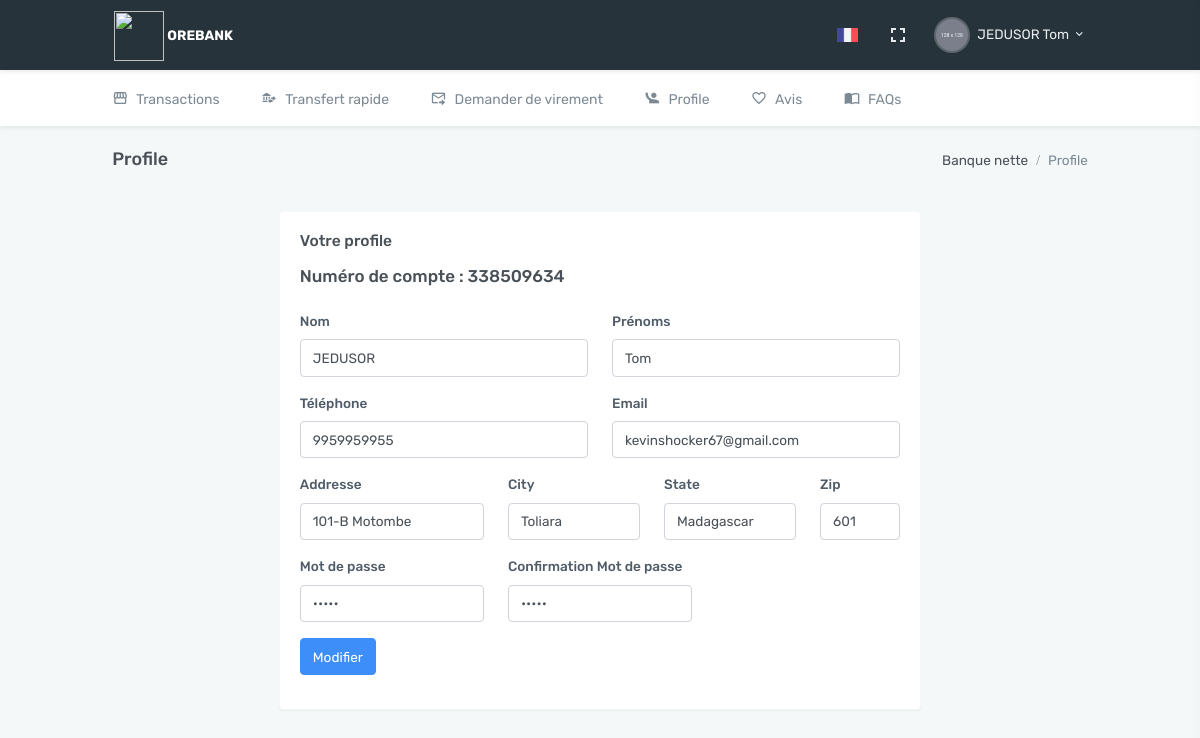
The page /site/dist/profile.php (signed in) on the database its author committed.
### tables this page shows
CREATE TABLE `tbl_customer` (
  `account_no` int(9) NOT NULL,
  `full_name` char(100) NOT NULL,
  `gender` char(10) NOT NULL,
  `birth_date` date NOT NULL,
  `mobile` char(15) NOT NULL,
  `email` char(100) NOT NULL
);

CREATE TABLE `tbl_address` (
  `account_no` int(9) NOT NULL,
  `home_address` varchar(100) NOT NULL,
  `city` char(25) NOT NULL,
  `state` char(25) NOT NULL,
  `pincode` int(6) NOT NULL
);

CREATE TABLE `tbl_account` (
  `account_no` int(9) NOT NULL,
  `username` char(25) NOT NULL,
  `password` char(25) NOT NULL
);

### site/dist/profile.php (the view, shortened to what this page needs)
<?php
    include('connect.php');
    if(isset($_SESSION["s_account_no"]) && isset($_SESSION['s_login']))
    {
        $Account_no = $_SESSION["s_account_no"];
        $query_customer = "SELECT * FROM tbl_customer WHERE account_no='$Account_no'";
        $result_customer = mysqli_query($con, $query_customer);
        $row_customer = mysqli_fetch_array($result_customer);
        $first_name = strtok($row_customer['full_name'], " ");
        $full_name_arr = explode(' ',trim($row_customer['full_name']));
        $last_name = $full_name_arr[1];
        $query_address = "SELECT * FROM tbl_address WHERE account_no = $Account_no";
        $result_address = mysqli_query($con,$query_address);
        $row_address = mysqli_fetch_array($result_address);
        $query_for_get_password = "SELECT password FROM tbl_account WHERE account_no = $Account_no";
        $result_password = mysqli_query($con, $query_for_get_password);
        $acc_password = mysqli_fetch_array($result_password)[0];
    } else {
        header("location:http://localhost/online-banking/site/dist/auth_login.php");
    }
?>
<!doctype html>
<html lang="en">
    <head>
        <link href="assets/libs/summernote/summernote-bs4.css" rel="stylesheet" type="text/css" />
        <link href="assets/libs/sweetalert2/sweetalert2.min.css" rel="stylesheet" type="text/css" />
        <link href="assets/css/bootstrap.min.css" rel="stylesheet" type="text/css" />
        <link href="assets/css/icons.min.css" rel="stylesheet" type="text/css" />
        <link href="assets/css/app.min.css" rel="stylesheet" type="text/css" />
    </head>
    <body data-topbar="dark" data-layout="horizontal">
        <div id="layout-wrapper">
            <header id="page-topbar">
                <div class="navbar-header">
                    <div class="d-flex">
                        <div class="navbar-brand-box">
                            <a href="index.php" class="logo logo-light">
                                <span class="logo-lg text-white">
                                    <img src="assets/images/welcome-to-smartbank.png" alt="" height="50"> <b> OREBANK</b>
                                </span>
                            </a>
                        </div>
                    </div>
                    <div class="d-flex">
                        <div class="dropdown d-inline-block">
                            <button type="button" class="btn header-item waves-effect" id="page-header-user-dropdown"
                                data-toggle="dropdown" aria-haspopup="true" aria-expanded="false">
                                <img class="" src="assets/images/flags/french.jpg"alt="Header Language" height="14">
                            </button>
                        </div>
                        <div class="dropdown d-none d-lg-inline-block ml-1">
                            <button type="button" class="btn header-item noti-icon waves-effect" data-toggle="fullscreen">
                                <i class="mdi mdi-fullscreen"></i>
                            </button>
                        </div>
                        <div class="dropdown d-inline-block">
                            <button type="button" class="btn header-item waves-effect" id="page-header-user-dropdown"
                                data-toggle="dropdown" aria-haspopup="true" aria-expanded="false">
                                <img class="rounded-circle header-profile-user" src="assets/images/users/avatar-1.jpg"
                                    alt="Header Avatar">
                                <span class="d-none d-sm-inline-block ml-1"><?php echo $row_customer['full_name'] ?></span>
                                <i class="mdi mdi-chevron-down d-none d-sm-inline-block"></i>
                            </button>
                        </div>
                    </div>
                </div>
            </header>
            <div class="topnav">
                <div class="container-fluid">
                    <nav class="navbar navbar-light navbar-expand-lg topnav-menu">
                        <div class="collapse navbar-collapse" id="topnav-menu-content">
                            <ul class="navbar-nav">
                                <li class="nav-item">
                                    <a class="nav-link" href="index.php">
                                        <i class="mdi mdi-storefront mr-2"></i>Transactions
                                    </a>
                                </li>
                                <li class="nav-item">
                                    <a class="nav-link" href="quick_transfer.php">
                                        <i class="mdi mdi-bank-transfer mr-2"></i>Transfert rapide
                                    </a>
                                </li>
                                <li class="nav-item">
                                    <a class="nav-link" href="inbox.php">
                                        <i class="mdi mdi mdi-email-send-outline mr-2"></i>Demander de virement
                                    </a>
                                </li>
                                <li class="nav-item">
                                    <a class="nav-link" href="profile.php">
                                        <i class="mdi mdi mdi mdi mdi-human-greeting  mr-2"></i>Profile
                                    </a>
                                </li>
                                <li class="nav-item">
                                    <a class="nav-link" href="feedback.php">
                                        <i class="mdi mdi mdi mdi-heart-outline mr-2"></i>Avis
                                    </a>
                                </li>
                                <li class="nav-item">
                                    <a class="nav-link" href="FAQs.php">
                                        <i class="mdi mdi-book-open-variant mr-2"></i>FAQs
                                    </a>
                                </li>
                            </ul>
                        </div>
                    </nav>
                </div>
            </div>
            <div class="main-content">
                <div class="page-content">
                    <div class="container-fluid">
                        <div class="row">
                            <div class="col-12">
                                <div class="page-title-box d-flex align-items-center justify-content-between">
                                    <h4 class="mb-0 font-size-18">Profile</h4>
                                    <div class="page-title-right">
                                        <ol class="breadcrumb m-0">
                                            <li class="breadcrumb-item"><a href="javascript: void(0);">Banque nette</a></li>
                                            <li class="breadcrumb-item active">Profile</li>
                                        </ol>
                                    </div>
                                </div>
                            </div>
                        </div>
                        <div class="row mb-4">
                            <div class="col-xl-2">
                            </div>
                            <div class="col-xl-8">
                                <div class="row">
                                    <div class="col-md-7">
                                    </div>
                                    <div class="col-md-5">
                                        <div class="btn-toolbar justify-content-md-end" role="toolbar">
                                        </div>
                                    </div>
                                </div>
                                <div class="row">
                            <div class="col-lg-12">
                                <div class="card">
                                    <div class="card-body">
                                        <h4 class="header-title">Votre profile</h4>
                                        <form class="needs-validation" novalidate>
                                        <div class="row col-md-6 mb-3 mt-3">
                                            <h5>Numéro de compte : <?php echo $Account_no; ?></h5>
                                        </div>
                                            <div class="row">
                                                <div class="col-md-6 mb-3">
                                                <label for="validationTooltip01">Nom</label>
                                                <input type="text" name="txt_fname" class="form-control" id="validationTooltip01" placeholder="Nom" value="<?php echo $first_name?>" required>
                                                </div>
                                                <div class="col-md-6 mb-3">
                                                <label for="validationTooltip02">Prénoms</label>
                                                <input type="text" name="txt_lname" class="form-control" id="validationTooltip02" placeholder="Prénoms" value="<?php echo $last_name ?>" required>
                                                </div>
                                            </div>
                                            <div class="row">
                                                <div class="col-md-6 mb-3">
                                                <label for="validationTooltip01">Téléphone</label>
                                                <input type="text" name="txt_mobile" class="form-control" id="validationTooltip01" placeholder="Numéro de téléphone" value="<?php echo $row_customer['mobile']?>" required>
                                                </div>
                                                <div class="col-md-6 mb-3">
                                                <label for="validationTooltip02">Email</label>
                                                <input type="text" name="txt_email" class="form-control" id="validationTooltip02" placeholder="Adresse e-mail" value="<?php echo $row_customer['email']?>" required>
                                                </div>
                                            </div>
                                            <div class="row">
                                                <div class="col-md-4 mb-3">
                                                <label for="validationTooltip03">Addresse</label>
                                                <input type="text" name="txt_address" class="form-control" id="validationTooltip03" placeholder="Addresse" value="<?php echo $row_address['home_address']?>" required>
                                                </div>
                                                <div class="col-md-3 mb-3">
                                                <label for="validationTooltip03">City</label>
                                                <input type="text" name="txt_city" class="form-control" id="validationTooltip03" placeholder="City" value="<?php echo $row_address['city']?>" required>
                                                </div>
                                                <div class="col-md-3 mb-3">
                                                <label for="validationTooltip04">State</label>
                                                <input type="text" name="txt_state" class="form-control" id="validationTooltip04" placeholder="State" value="<?php echo $row_address['state']?>"required>
                                                </div>
                                                <div class="col-md-2 mb-3">
                                                <label for="validationTooltip04">Zip</label>
                                                <input type="text" name="txt_zip" class="form-control" id="validationTooltip04" placeholder="Zip" value="<?php echo $row_address['pincode']?>" required>
                                                </div>
                                            </div>
                                              <div class="row">
                                                <div class="col-md-4 mb-3">
                                                  <label>Mot de passe</label>
                                                    <input type="password" name="txt_password" id="pass2" class="form-control" value="<?php echo $acc_password?>" required
                                                            placeholder="Mot de passe"/>
                                                </div>
                                                <div class="col-md-4 mb-3">
                                                  <label>Confirmation Mot de passe</label>
                                                    <input type="password" name="txt_repassword" class="form-control" value="<?php echo $acc_password?>" required
                                                            data-parsley-equalto="#pass2"
                                                            placeholder="Confirmez mot de passe"/>
                                                </div>
                                            </div>
                                            <button class="btn btn-primary" name="btn_update" type="submit">Modifier</button>
                                        </div>
                                    </div>
                                </div>
                            </div>
                        </div>
            </div>
                            </div>
                        </div>
                    </div>
                </div>
    </body>
</html>

### rows shown on the page
tbl_customer: full_name "JEDUSOR Tom", txt_fname "JEDUSOR", txt_lname "Tom", txt_mobile "9959959955", txt_email "kevinshocker67@gmail.com"
tbl_address: txt_address "101-B Motombe", txt_city "Toliara", txt_state "Madagascar", txt_zip "601"

### other values the page prints
$Account_no "338509634"
